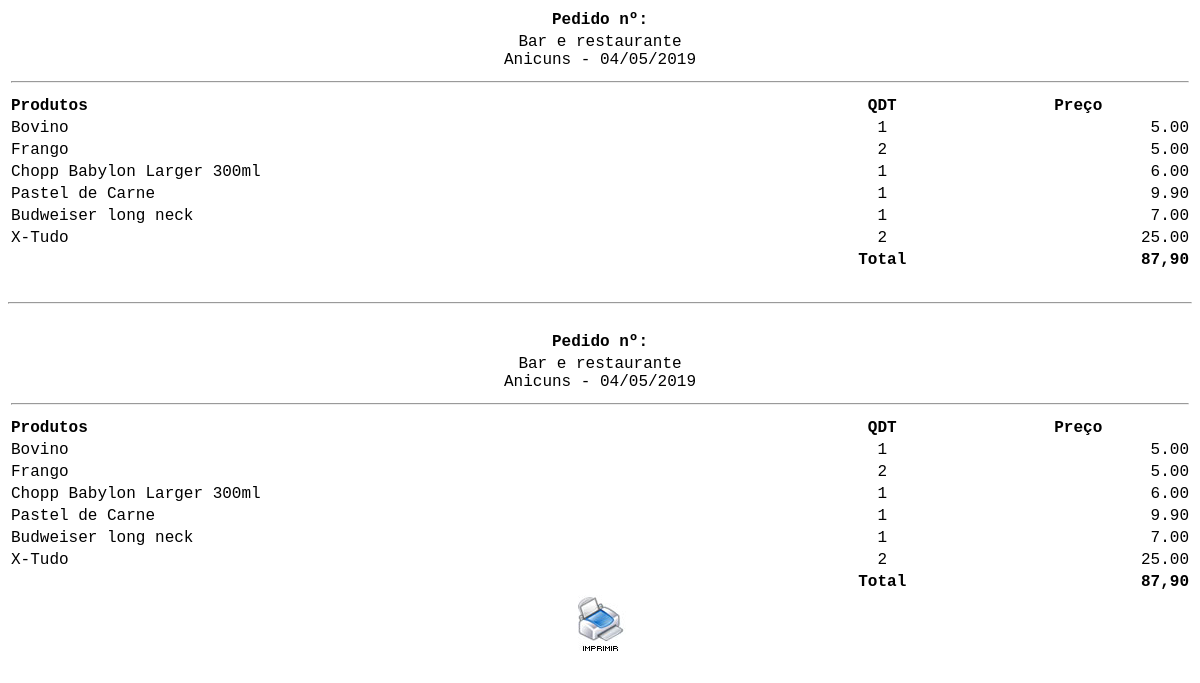
The page /imprime.php on the database as committed earlier.
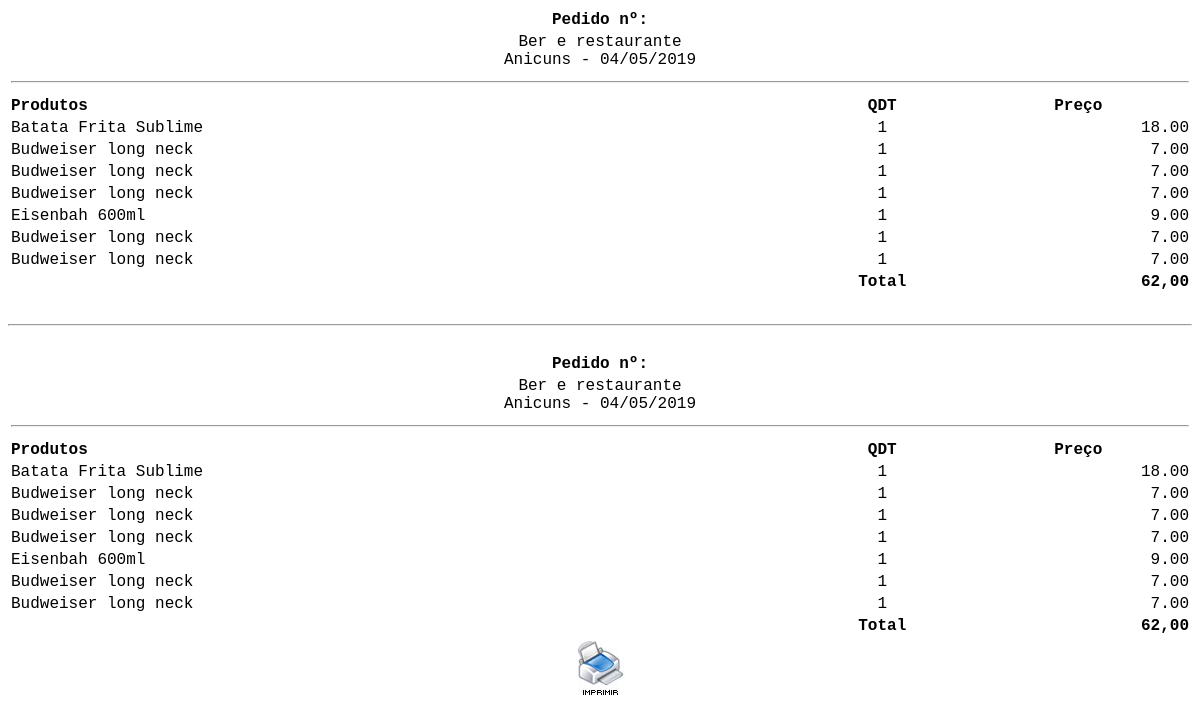
The same page on the database as committed later.
### tables this page shows
CREATE TABLE `config` (
  `id_conf` int(30) NOT NULL,
  `empresa` varchar(200) NOT NULL,
  `telefone` varchar(30) NOT NULL,
  `pgarcon` int(10) NOT NULL,
  `ativo` int(2) NOT NULL
);

CREATE TABLE `tbl_carrinho` (
  `id` int(11) NOT NULL AUTO_INCREMENT,
  `cod` int(11) NOT NULL,
  `nome` varchar(150) NOT NULL,
  `preco` varchar(10) NOT NULL,
  `qtd` int(11) NOT NULL,
  `comanda` int(200) NOT NULL,
  `data` date NOT NULL,
  `time` time NOT NULL,
  `id_mesa` int(30) NOT NULL,
  `situacao` int(2) NOT NULL,
  `idGarcon` varchar(200) NOT NULL,
  `status` int(1) NOT NULL,
  `destino` int(1) NOT NULL,
  `entregue` int(1) NOT NULL,
  `feito` int(1) NOT NULL,
  `observacao` varchar(40) NOT NULL,
  PRIMARY KEY (`id`)
);

### imprime.php (the view, shortened to what this page needs)
<?php
include "config/conexao.php";
$sql = mysqli_query($db,"SELECT * FROM config");
$ver = $sql->fetch_assoc();
?>
<!DOCTYPE html PUBLIC "-//W3C//DTD XHTML 1.0 Transitional//EN" "http://www.w3.org/TR/xhtml1/DTD/xhtml1-transitional.dtd">
<html xmlns="http://www.w3.org/1999/xhtml">
<head>
</head>
<body>
<table width="100%" border="0" class="inputs">
  <tr>
  <?php
 $numero = $_GET['numero'];
  ?>
  <td align="center"><strong><span class="titulo">Pedido nº: <?php echo $numero ?></span></strong></td>
  </tr>
  <tr>
    <td align="center"><?php echo $ver['empresa']?> <br/> Anicuns - <?php echo date("d/m/Y"); ?></td>
  </tr>
    <tr>
    <td><hr/></td>
    </tr>
</table>
<table width="100%">
    <tr>
	  <td><strong>Produtos</strong></td>
      <td width="14%" align="center"><strong>QDT</strong></td>
	  <td align="center"><strong>Preço</strong></td>
	  </tr>
	<?php
	$carrinho = mysqli_query($db,"SELECT * FROM tbl_carrinho WHERE comanda = '$numero'") or die($db->error);
	if($carrinho == false){
		echo "Adicione itens";
	}else{
		$total = 0;
		while($res = $carrinho->fetch_assoc()){
			$nome  			= $res['nome'];
			$preco       	= $res['preco'];
			$qtd		 	= $res['qtd'];
			$total += $preco * $qtd;
	?>
	<tr class="fontcomanda">
    <td width="67%" align="left" class="btn"><?php echo $nome; ?> </td>
    <td align="center" ><?php echo $qtd; ?> </td>
    <td width="19%" align="right"><?php echo $preco; ?></td>
     <?php
		}
	}
	?>
    </tr>
	<tr class="fontcomanda">
	  <td align="left" class="btn">&nbsp;</td>
	  <td align="center" ><strong>Total </strong></td>
      <?php $totals = number_format($total, 2, ',', '.'); ?>
	  <td align="right"><strong><?php echo $totals ?></strong></td>
  </tr>
	<tr class="fontcomanda">
	  <td colspan="3" align="center" class="btn"></td>
  </tr>
    </table>
 <br/>
<hr />
<br/>
    <table width="100%" border="0" class="inputs">
  <tr>
  <?php
 $numero = $_GET['numero'];
  ?>
  <td align="center"><strong><span class="titulo">Pedido nº: <?php echo $numero ?></span></strong></td>
  </tr>
  <tr>
    <td align="center"><?php echo $ver['empresa']?> <br/> Anicuns - <?php echo date("d/m/Y"); ?></td>
  </tr>
    <tr>
    <td><hr/></td>
    </tr>
</table>
<table width="100%">
    <tr>
	  <td><strong>Produtos</strong></td>
      <td width="14%" align="center"><strong>QDT</strong></td>
	  <td align="center"><strong>Preço</strong></td>
	  </tr>
	<?php
	$carrinho2 = mysqli_query($db,"SELECT * FROM tbl_carrinho WHERE comanda = '$numero'") or die($db->error);
	if($carrinho2 == false){
		echo "Adicione itens";
	}else{
		$total2 = 0;
		while($res2 = $carrinho2->fetch_assoc()){
			$nome2  		= $res2['nome'];
			$preco2       	= $res2['preco'];
			$qtd2		 	= $res2['qtd'];
			$total2 += $preco2 * $qtd2;
	?>
	<tr class="fontcomanda">
    <td width="67%" align="left" class="btn"><?php echo $nome2; ?> </td>
    <td align="center" ><?php echo $qtd2; ?> </td>
    <td width="19%" align="right"><?php echo $preco2; ?></td>
     <?php
		}
	}
	?>
    </tr>
	<tr class="fontcomanda">
	  <td align="left" class="btn">&nbsp;</td>
	  <td align="center" ><strong>Total </strong></td>
      <?php $total2 = number_format($total2, 2, ',', '.'); ?>
	  <td align="right"><strong><?php echo $total2 ?></strong></td>
  </tr>
	<tr class="fontcomanda">
	  <td colspan="3" align="center" class="btn"><a href="#" onclick="window.print(); window.opener.location.href='inicio.php?btn=nova';
window.close();"><img src="imagens/icon_imprime.jpg" width="60" height="60" border="0" /></a></td>
  </tr>
    </table>
</body>
</html>

Rows that differ between the two databases and show on the page:
removed tbl_carrinho: nome "Bovino", qtd "1", preco "5.00"
removed tbl_carrinho: nome "Frango", qtd "2", preco "5.00"
removed tbl_carrinho: nome "Chopp Babylon Larger 300ml", qtd "1", preco "6.00"
removed tbl_carrinho: nome "Pastel de Carne", qtd "1", preco "9.90"
removed tbl_carrinho: nome "X-Tudo", qtd "2", preco "25.00"
changed config: empresa "Bar e restaurante" → "Ber e restaurante"
added tbl_carrinho: nome "Batata Frita Sublime", qtd "1", preco "18.00"
added tbl_carrinho: nome "Budweiser long neck", qtd "1", preco "7.00"
added tbl_carrinho: nome "Budweiser long neck", qtd "1", preco "7.00"
added tbl_carrinho: nome "Eisenbah 600ml", qtd "1", preco "9.00"
added tbl_carrinho: nome "Budweiser long neck", qtd "1", preco "7.00"
added tbl_carrinho: nome "Budweiser long neck", qtd "1", preco "7.00"
Other text that changed with them:
$totals: "87,90" → "62,00"
$total2: "87,90" → "62,00"
